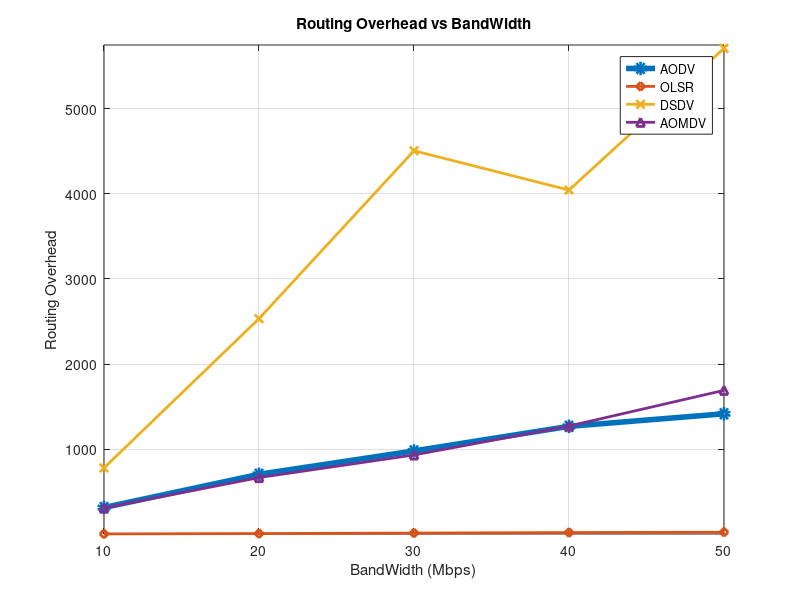

Recreate this plot in MATLAB.
clc;
clear;
close all;

% X-axis values
band = [10 20 30 40 50];

% Y-axis values
AODV  = [312.994 703.861 978.346 1267.428 1415.052];
OLSR  = [3.016 7.145 12.784 19.039 23.016];
DSDV  = [778.352 2533.014 4507.381 4044.633 5711.433];
AOMDV = [307.256 665.394 931.256 1270.655 1690.868];
% Plotting
figure;

plot(band, AODV, '-o', 'LineWidth', 4); hold on;
plot(band, OLSR, '-d', 'LineWidth', 2);
plot(band, DSDV, '-x', 'LineWidth', 2);
plot(band, AOMDV, '-^', 'LineWidth', 2);

% Labels and Title
xlabel('BandWidth (Mbps)');
ylabel('Routing Overhead');
title('Routing Overhead vs BandWidth');

% Legend
legend('AODV','OLSR','DSDV','AOMDV','Location','best');

% Grid
grid on;

% Axis limits (optional for better match)
ylim([2 5750]);

hold off;
